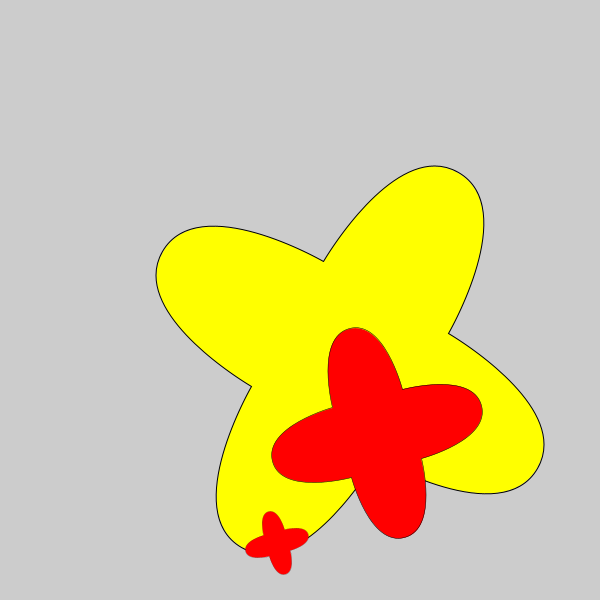
Frame 1 (no input)
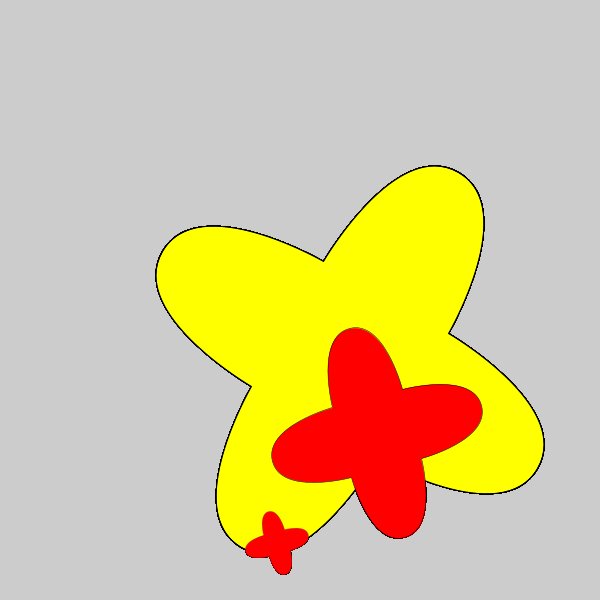
Frame 60 (the mouse pressed at the canvas centre just before this capture)
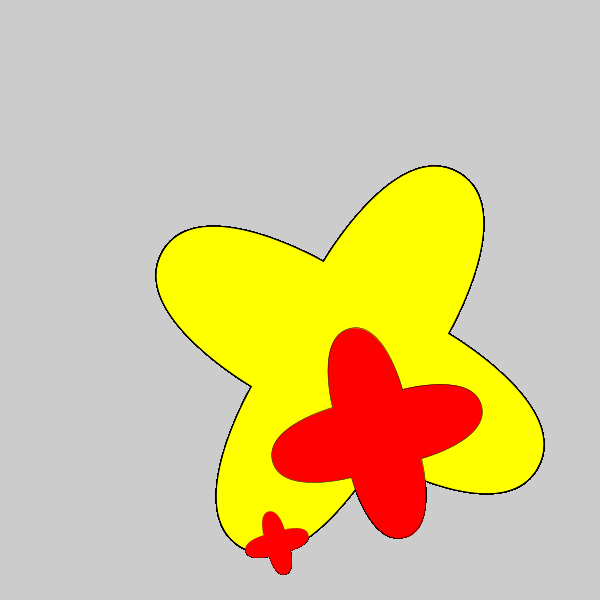
Frame 120 (the mouse held since frame 60 and released just before this capture)

The Processing sketch that drew these frames (run headless with seeded random() and noise(); from frame 60 on, the mouse is pressed at the canvas centre):

// Processing sketch: BexierCurves
// ── BexierCurves.pde
void setup()
{
  size(600,600);
}

void Flower(int x, int y, float s, float r)
{
  translate(x,y);
  translate(360,360);
  scale(s);
  rotate(r);
  translate(-360,-360);
  beginShape();
  vertex(288, 288); 
  bezierVertex(288, 288, 288, 144, 360, 144); 
  bezierVertex(432, 144, 432, 288, 432, 288); 
  bezierVertex(432, 288, 576, 288, 576, 360); 
  bezierVertex(576, 432, 432, 432, 432, 432); 
  bezierVertex(432, 432, 432, 576, 360, 576); 
  bezierVertex(288, 576, 288, 432, 288, 432); 
  bezierVertex(288, 432, 144, 432, 144, 360); 
  bezierVertex(144, 288, 288, 288, 288, 288); 
  endShape();
}

void draw()
{

  fill(255,255,0);
  
  Flower(-10,0, 1.0, PI/6);
  fill(255,0,0);
  Flower(60,50, 0.5, PI/4);
  Flower(160,250, 0.3, 0);
  

  

}
